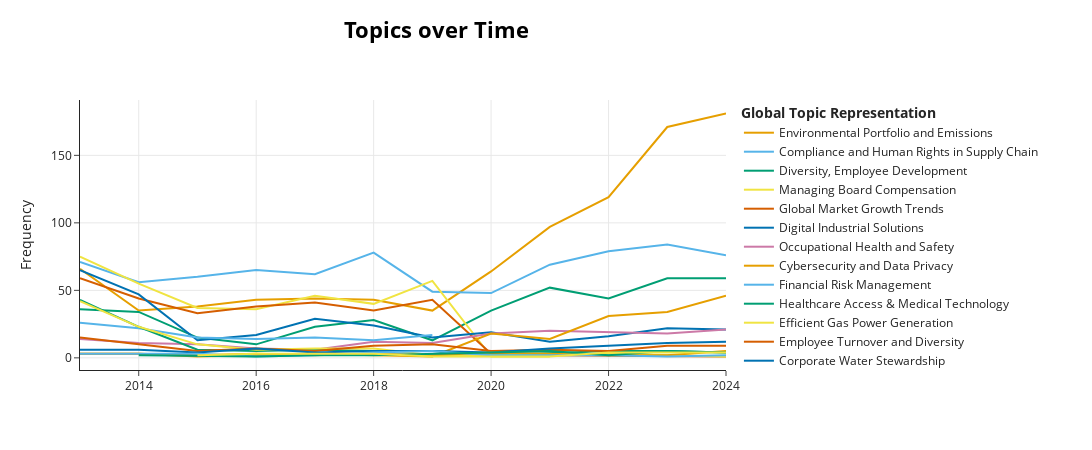

Here is the notebook cell this chart was saved with:
### Code cell
topics_over_time = topic_model.topics_over_time(flat_chunks, years)
#we set custom labels to True to use the labels we set before
topic_model.visualize_topics_over_time(topics_over_time, custom_labels=True, topics=meaningful_topics)

### Figure 1 — Plotly figure (JSON) as saved in the notebook; plotly's stock layout.template omitted (floating-point values rounded to 4 significant figures)
{"data": [{"hoverinfo": "text", "hovertext": ["<b>Topic 1</b><br>Words: environmental, sustainability, portfolio, emissions, siemens", "<b>Topic 1</b><br>Words: environmental, sustainability, portfolio, siemens, report", "<b>Topic 1</b><br>Words: environmental, portfolio, sustainability, emissions, carbon", "<b>Topic 1</b><br>Words: environmental, portfolio, sustainability, emissions, carbon", "<b>Topic 1</b><br>Words: environmental, portfolio, emissions, sustainability, gri", "<b>Topic 1</b><br>Words: environmental, portfolio, sustainability, emissions, carbon", "<b>Topic 1</b><br>Words: environmental, portfolio, emissions, sustainability, carbon", "<b>Topic 1</b><br>Words: sustainability, environmental, siemens, emissions, 2020", "<b>Topic 1</b><br>Words: sustainability, gri, wef, environmental, emissions", "<b>Topic 1</b><br>Words: gri, sustainability, wef, emissions, 2022", "<b>Topic 1</b><br>Words: gri, sustainability, wef, emissions, 30th", "<b>Topic 1</b><br>Words: sustainability, gri, emissions, wef, 2024"], "marker": {"color": "#E69F00"}, "mode": "lines", "name": "Environmental Portfolio and Emissions", "type": "scatter", "x": [2013, 2014, 2015, 2016, 2017, 2018, 2019, 2020, 2021, 2022, 2023, 2024], "y": [66, 35, 38, 43, 44, 43, 35, 64, 97, 119, 171, 181]}, {"hoverinfo": "text", "hovertext": ["<b>Topic 2</b><br>Words: compliance, risks, risk, business, conduct", "<b>Topic 2</b><br>Words: compliance, business, risks, risk, suppliers", "<b>Topic 2</b><br>Words: compliance, business, risks, risk, suppliers", "<b>Topic 2</b><br>Words: compliance, risk, risks, business, suppliers", "<b>Topic 2</b><br>Words: compliance, human, rights, risk, business", "<b>Topic 2</b><br>Words: compliance, human, rights, business, risk", "<b>Topic 2</b><br>Words: compliance, human, rights, business, risk", "<b>Topic 2</b><br>Words: compliance, human, rights, business, risk", "<b>Topic 2</b><br>Words: compliance, human, rights, risk, business", "<b>Topic 2</b><br>Words: compliance, human, rights, risk, business", "<b>Topic 2</b><br>Words: compliance, human, rights, risk, business", "<b>Topic 2</b><br>Words: human, compliance, rights, risk, suppliers"], "marker": {"color": "#56B4E9"}, "mode": "lines", "name": "Compliance and Human Rights in Supply Chain", "type": "scatter", "x": [2013, 2014, 2015, 2016, 2017, 2018, 2019, 2020, 2021, 2022, 2023, 2024], "y": [71, 56, 60, 65, 62, 78, 49, 48, 69, 79, 84, 76]}, {"hoverinfo": "text", "hovertext": ["<b>Topic 4</b><br>Words: diversity, programs, employees, learning, people", "<b>Topic 4</b><br>Words: culture, people, diversity, company, siemens", "<b>Topic 4</b><br>Words: people, diversity, employees, learning, programs", "<b>Topic 4</b><br>Words: diversity, people, employees, siemens, citizenship", "<b>Topic 4</b><br>Words: people, diversity, employees, education, siemens", "<b>Topic 4</b><br>Words: people, diversity, employees, siemens, learning", "<b>Topic 4</b><br>Words: people, diversity, learning, women, siemens", "<b>Topic 4</b><br>Words: diversity, people, employees, learning, siemens", "<b>Topic 4</b><br>Words: people, diversity, learning, siemens, women", "<b>Topic 4</b><br>Words: people, learning, diversity, siemens, women", "<b>Topic 4</b><br>Words: people, learning, diversity, siemens, programs", "<b>Topic 4</b><br>Words: people, learning, diversity, siemens, programs"], "marker": {"color": "#009E73"}, "mode": "lines", "name": "Diversity, Employee Development", "type": "scatter", "x": [2013, 2014, 2015, 2016, 2017, 2018, 2019, 2020, 2021, 2022, 2023, 2024], "y": [36, 34, 15, 10, 23, 28, 13, 35, 52, 44, 59, 59]}, {"hoverinfo": "text", "hovertext": ["<b>Topic 5</b><br>Words: compensation, benefit, board, managing, benefits", "<b>Topic 5</b><br>Words: compensation, board, managing, 000, benefit", "<b>Topic 5</b><br>Words: compensation, board, 2015, managing, benefits", "<b>Topic 5</b><br>Words: compensation, board, 2015, managing, 2016", "<b>Topic 5</b><br>Words: compensation, board, 2016, managing, 2017", "<b>Topic 5</b><br>Words: compensation, board, managing, pension, benefit", "<b>Topic 5</b><br>Words: compensation, board, managing, benefits, pension", "<b>Topic 5</b><br>Words: plans, defined, pension, benefit, contribution", "<b>Topic 5</b><br>Words: plans, defined, benefit, contributions, contribution"], "marker": {"color": "#F0E442"}, "mode": "lines", "name": "Managing Board Compensation", "type": "scatter", "x": [2013, 2014, 2015, 2016, 2017, 2018, 2019, 2020, 2021], "y": [75, 55, 37, 36, 46, 40, 57, 1, 1]}, {"hoverinfo": "text", "hovertext": ["<b>Topic 6</b><br>Words: growth, markets, fiscal, year, 2013", "<b>Topic 6</b><br>Words: growth, markets, year, market, 2014", "<b>Topic 6</b><br>Words: growth, markets, division, revenue, year", "<b>Topic 6</b><br>Words: growth, orders, division, markets, market", "<b>Topic 6</b><br>Words: growth, markets, revenue, market, year", "<b>Topic 6</b><br>Words: growth, orders, revenue, year, fiscal", "<b>Topic 6</b><br>Words: growth, revenue, orders, year, fiscal", "<b>Topic 6</b><br>Words: 2020, patents, fiscal, held, approximately", "<b>Topic 6</b><br>Words: billion, expenditure, patents, compared, 2021", "<b>Topic 6</b><br>Words: expenses, billion, 2023, capitalized, rated", "<b>Topic 6</b><br>Words: commonwealth, independent, states, growth, markets"], "marker": {"color": "#D55E00"}, "mode": "lines", "name": "Global Market Growth Trends", "type": "scatter", "x": [2013, 2014, 2015, 2016, 2017, 2018, 2019, 2020, 2021, 2023, 2024], "y": [59, 44, 33, 38, 41, 35, 43, 3, 2, 1, 1]}, {"hoverinfo": "text", "hovertext": ["<b>Topic 7</b><br>Words: production, solutions, industry, industrial, manufacturing", "<b>Topic 7</b><br>Words: software, solutions, production, customers, business", "<b>Topic 7</b><br>Words: solutions, division, products, digital, investments", "<b>Topic 7</b><br>Words: solutions, digital, services, systems, process", "<b>Topic 7</b><br>Words: digital, solutions, customers, production, mindsphere", "<b>Topic 7</b><br>Words: digital, solutions, customers, new, products", "<b>Topic 7</b><br>Words: digital, industries, investments, solutions, new", "<b>Topic 7</b><br>Words: customers, new, digitalization, digital, technology", "<b>Topic 7</b><br>Words: customers, digital, technology, business, sustainable", "<b>Topic 7</b><br>Words: digital, customers, sustainable, solutions, technology", "<b>Topic 7</b><br>Words: digital, customers, sustainable, siemens, solutions", "<b>Topic 7</b><br>Words: digital, customers, technology, sustainable, siemens"], "marker": {"color": "#0072B2"}, "mode": "lines", "name": "Digital Industrial Solutions", "type": "scatter", "x": [2013, 2014, 2015, 2016, 2017, 2018, 2019, 2020, 2021, 2022, 2023, 2024], "y": [65, 47, 13, 17, 29, 24, 15, 19, 12, 16, 22, 21]}, {"hoverinfo": "text", "hovertext": ["<b>Topic 9</b><br>Words: safety, health, occupational, work, employees", "<b>Topic 9</b><br>Words: safety, health, occupational, work, employees", "<b>Topic 9</b><br>Words: safety, health, occupational, contractors, work", "<b>Topic 9</b><br>Words: safety, fatalities, work, health, contractors", "<b>Topic 9</b><br>Words: safety, health, contractors, work, employees", "<b>Topic 9</b><br>Words: safety, health, work, occupational, contractors", "<b>Topic 9</b><br>Words: safety, health, work, occupational, employees", "<b>Topic 9</b><br>Words: health, safety, occupational, employees, work", "<b>Topic 9</b><br>Words: safety, health, work, healthy, occupational", "<b>Topic 9</b><br>Words: health, safety, work, occupational, healthy", "<b>Topic 9</b><br>Words: safety, health, work, occupational, healthy", "<b>Topic 9</b><br>Words: safety, health, work, occupational, employees"], "marker": {"color": "#CC79A7"}, "mode": "lines", "name": "Occupational Health and Safety", "type": "scatter", "x": [2013, 2014, 2015, 2016, 2017, 2018, 2019, 2020, 2021, 2022, 2023, 2024], "y": [14, 11, 10, 7, 6, 12, 11, 18, 20, 19, 18, 21]}, {"hoverinfo": "text", "hovertext": ["<b>Topic 10</b><br>Words: data, privacy, compliance, security, cybersecurity", "<b>Topic 10</b><br>Words: data, security, cybersecurity, compliance, protection", "<b>Topic 10</b><br>Words: security, systems, data, espionage, crime", "<b>Topic 10</b><br>Words: security, cyber, data, cybersecurity, systems", "<b>Topic 10</b><br>Words: security, data, threats, cyber, attacks", "<b>Topic 10</b><br>Words: security, cyber, data, threats, cybersecurity", "<b>Topic 10</b><br>Words: cybersecurity, data, security, protection, privacy", "<b>Topic 10</b><br>Words: cybersecurity, data, security, privacy, protection", "<b>Topic 10</b><br>Words: cybersecurity, data, security, privacy, protection", "<b>Topic 10</b><br>Words: data, cybersecurity, privacy, security, protection", "<b>Topic 10</b><br>Words: cybersecurity, data, ai, privacy, security"], "marker": {"color": "#E69F00"}, "mode": "lines", "name": "Cybersecurity and Data Privacy", "type": "scatter", "x": [2013, 2014, 2015, 2017, 2018, 2019, 2020, 2021, 2022, 2023, 2024], "y": [3, 3, 1, 3, 2, 1, 18, 14, 31, 34, 46]}, {"hoverinfo": "text", "hovertext": ["<b>Topic 11</b><br>Words: rate, currency, foreign, financial, fair", "<b>Topic 11</b><br>Words: currency, rate, foreign, financial, fair", "<b>Topic 11</b><br>Words: rate, currency, financial, fair, foreign", "<b>Topic 11</b><br>Words: rate, currency, financial, fair, foreign", "<b>Topic 11</b><br>Words: rate, currency, financial, fair, foreign", "<b>Topic 11</b><br>Words: rate, currency, foreign, financial, fair", "<b>Topic 11</b><br>Words: rate, currency, financial, foreign, fair"], "marker": {"color": "#56B4E9"}, "mode": "lines", "name": "Financial Risk Management", "type": "scatter", "x": [2013, 2014, 2015, 2016, 2017, 2018, 2019], "y": [26, 22, 15, 14, 15, 13, 17]}, {"hoverinfo": "text", "hovertext": ["<b>Topic 14</b><br>Words: healthcare, medical, medanta, patients, trehan", "<b>Topic 14</b><br>Words: healthcare, medical, hospital, rush, diagnostics", "<b>Topic 14</b><br>Words: healthcare, imaging, growth, medical, clinical", "<b>Topic 14</b><br>Words: healthcare, growth, diagnostics, imaging, medical", "<b>Topic 14</b><br>Words: healthcare, healthineers, diagnostics, services, medical", "<b>Topic 14</b><br>Words: healthcare, healthineers, markets, providers, medical", "<b>Topic 14</b><br>Words: healthcare, healthineers, care, markets, systems", "<b>Topic 14</b><br>Words: clinic, medical, clinics, baiji, local", "<b>Topic 14</b><br>Words: healthcare, medical, customers, technology, digital", "<b>Topic 14</b><br>Words: care, healthineers, medical, healthcare, cancer", "<b>Topic 14</b><br>Words: healthcare, healthineers, medical, care, technology"], "marker": {"color": "#009E73"}, "mode": "lines", "name": "Healthcare Access & Medical Technology", "type": "scatter", "x": [2013, 2014, 2015, 2016, 2017, 2018, 2019, 2020, 2022, 2023, 2024], "y": [43, 23, 6, 5, 6, 5, 5, 2, 5, 5, 4]}, {"hoverinfo": "text", "hovertext": ["<b>Topic 15</b><br>Words: power, gas, energy, kirishi, plant", "<b>Topic 15</b><br>Words: power, energy, gas, division, turbines", "<b>Topic 15</b><br>Words: power, energy, gas, division, consumption", "<b>Topic 15</b><br>Words: power, division, energy, gas, solutions", "<b>Topic 15</b><br>Words: power, gas, energy, division, generation", "<b>Topic 15</b><br>Words: power, gas, division, energy, generation", "<b>Topic 15</b><br>Words: power, gas, oil, energy, generation", "<b>Topic 15</b><br>Words: consumption, energy, fiscal, gas, 20204", "<b>Topic 15</b><br>Words: consumption, gigajoules, energy, decreased, consumed", "<b>Topic 15</b><br>Words: fy, energy, 2022, consumption, 2021", "<b>Topic 15</b><br>Words: 130a, 302, sasb, rt, ee", "<b>Topic 15</b><br>Words: energy, consumption, fy, 2024, gigajoules"], "marker": {"color": "#F0E442"}, "mode": "lines", "name": "Efficient Gas Power Generation", "type": "scatter", "x": [2013, 2014, 2015, 2016, 2017, 2018, 2019, 2020, 2021, 2022, 2023, 2024], "y": [42, 23, 10, 6, 7, 7, 2, 2, 2, 3, 2, 1]}, {"hoverinfo": "text", "hovertext": ["<b>Topic 16</b><br>Words: employees, turnover, exits, involuntary, percentage", "<b>Topic 16</b><br>Words: employees, turnover, percentage, thousands, page", "<b>Topic 16</b><br>Words: 41, employees, 27, africa, asia", "<b>Topic 16</b><br>Words: percentage, employees, 26, commonwealth, africa", "<b>Topic 16</b><br>Words: 26, commonwealth, percentage, africa, asia", "<b>Topic 16</b><br>Words: employees, percentage, asia, australia, 26", "<b>Topic 16</b><br>Words: employees, percentage, asia, australia, commonwealth", "<b>Topic 16</b><br>Words: employees, commonwealth, asia, africa, australia", "<b>Topic 16</b><br>Words: employees, commonwealth, asia, percentage, exits", "<b>Topic 16</b><br>Words: commonwealth, independent, age, employees, percentage", "<b>Topic 16</b><br>Words: turnover, employees, involuntary, employee, voluntary", "<b>Topic 16</b><br>Words: turnover, employees, involuntary, employee, voluntary"], "marker": {"color": "#D55E00"}, "mode": "lines", "name": "Employee Turnover and Diversity", "type": "scatter", "x": [2013, 2014, 2015, 2016, 2017, 2018, 2019, 2020, 2021, 2022, 2023, 2024], "y": [15, 10, 5, 7, 5, 9, 10, 5, 6, 5, 9, 9]}, {"hoverinfo": "text", "hovertext": ["<b>Topic 17</b><br>Words: water, www, wastewater, website, mandate", "<b>Topic 17</b><br>Words: water, wastewater, mandate, www, forward", "<b>Topic 17</b><br>Words: water, hubs, safe, drinking, wastewater", "<b>Topic 17</b><br>Words: water, use, drinking, safe, cubic", "<b>Topic 17</b><br>Words: water, safe, use, drinking, wastewater", "<b>Topic 17</b><br>Words: water, drinking, use, safe, stress", "<b>Topic 17</b><br>Words: water, wastewater, cooling, drinking, stiftung", "<b>Topic 17</b><br>Words: water, supply, drinking, risks, consumption", "<b>Topic 17</b><br>Words: water, 2021, locations, kiosk, mandate", "<b>Topic 17</b><br>Words: water, locations, drinking, use, 2022", "<b>Topic 17</b><br>Words: water, drinking, sites, use, local", "<b>Topic 17</b><br>Words: water, drinking, local, sites, 2024"], "marker": {"color": "#0072B2"}, "mode": "lines", "name": "Corporate Water Stewardship", "type": "scatter", "x": [2013, 2014, 2015, 2016, 2017, 2018, 2019, 2020, 2021, 2022, 2023, 2024], "y": [6, 6, 4, 7, 4, 5, 5, 4, 7, 9, 11, 12]}, {"hoverinfo": "text", "hovertext": ["<b>Topic 18</b><br>Words: vienna, city, häupl, michael, transportation"], "marker": {"color": "#CC79A7"}, "mode": "lines", "name": "Smart Urban Infrastructure in Vienna", "type": "scatter", "x": [2013], "y": [40]}, {"hoverinfo": "text", "hovertext": ["<b>Topic 20</b><br>Words: ozone, organic, r11, depleting, metric", "<b>Topic 20</b><br>Words: ozone, emissions, organic, compounds, r11", "<b>Topic 20</b><br>Words: ozone, compounds, organic, surface, r11", "<b>Topic 20</b><br>Words: waste, ozone, hazardous, r11, organic", "<b>Topic 20</b><br>Words: waste, ozone, r11, hazardous, compounds", "<b>Topic 20</b><br>Words: waste, ozone, r11, compounds, organic", "<b>Topic 20</b><br>Words: r11, nitrogen, oxides, ods, figure", "<b>Topic 20</b><br>Words: ozone, r11, tons, emissions, metric", "<b>Topic 20</b><br>Words: ozone, r11, substances, compounds, emissions", "<b>Topic 20</b><br>Words: nitrogen, oxides, ozone, combustion, metric", "<b>Topic 20</b><br>Words: fy, ozone, metric, tons, 2023", "<b>Topic 20</b><br>Words: ozone, ods, metric, tons, r11"], "marker": {"color": "#E69F00"}, "mode": "lines", "name": "Atmospheric Pollutant Emissions", "type": "scatter", "x": [2013, 2014, 2015, 2016, 2017, 2018, 2019, 2020, 2021, 2022, 2023, 2024], "y": [3, 3, 2, 3, 2, 3, 2, 4, 3, 2, 2, 5]}, {"hoverinfo": "text", "hovertext": ["<b>Topic 21</b><br>Words: waste, storage, final, hanau, radioactive", "<b>Topic 21</b><br>Words: waste, storage, final, radioactive, hazardous", "<b>Topic 21</b><br>Words: waste, storage, final, hanau, facility", "<b>Topic 21</b><br>Words: waste, final, storage, hanau, facility", "<b>Topic 21</b><br>Words: waste, storage, final, hanau, facility", "<b>Topic 21</b><br>Words: waste, storage, final, hanau, facility", "<b>Topic 21</b><br>Words: waste, final, storage, facility, hanau", "<b>Topic 21</b><br>Words: waste, hazardous, construction, non, type", "<b>Topic 21</b><br>Words: waste, hazardous, shs, distinguish, demolition", "<b>Topic 21</b><br>Words: waste, hazardous, landfill, construction, demolition", "<b>Topic 21</b><br>Words: waste, hazardous, construction, volume, thermal", "<b>Topic 21</b><br>Words: waste, hazardous, construction, demolition, recycling"], "marker": {"color": "#56B4E9"}, "mode": "lines", "name": "Nuclear Waste Management", "type": "scatter", "x": [2013, 2014, 2015, 2016, 2017, 2018, 2019, 2020, 2021, 2022, 2023, 2024], "y": [3, 3, 3, 1, 2, 4, 5, 2, 2, 2, 1, 2]}, {"hoverinfo": "text", "hovertext": ["<b>Topic 22</b><br>Words: score, choice, customer, survey, satisfac", "<b>Topic 22</b><br>Words: satisfaction, customer, score, customers, colleague", "<b>Topic 22</b><br>Words: customer, score, sales, key, customers", "<b>Topic 22</b><br>Words: score, customer, customers, key, sales", "<b>Topic 22</b><br>Words: customer, score, customers, key, approach", "<b>Topic 22</b><br>Words: key, customer, vertical, score, customers", "<b>Topic 22</b><br>Words: customer, score, customers, challenges, satisfaction", "<b>Topic 22</b><br>Words: customers, customer, score, key, approach", "<b>Topic 22</b><br>Words: score, customer, key, customers, satisfaction"], "marker": {"color": "#009E73"}, "mode": "lines", "name": "Customer Satisfaction and Key Account Management", "type": "scatter", "x": [2014, 2016, 2017, 2018, 2020, 2021, 2022, 2023, 2024], "y": [2, 1, 2, 2, 4, 5, 2, 5, 4]}, {"hoverinfo": "text", "hovertext": ["<b>Topic 23</b><br>Words: comparison, solution, reference, installed, direct", "<b>Topic 23</b><br>Words: comparison, solution, installed, reference, direct", "<b>Topic 23</b><br>Words: comparison, solution, installed, reference, refers", "<b>Topic 23</b><br>Words: comparison, solution, installed, reference, direct", "<b>Topic 23</b><br>Words: comparison, emission, dioxide, solution, installed", "<b>Topic 23</b><br>Words: comparison, emission, installed, dioxide, reference", "<b>Topic 23</b><br>Words: comparison, refers, solution, offering, situation", "<b>Topic 23</b><br>Words: comparison, refers, solution, offering, situation", "<b>Topic 23</b><br>Words: comparison, counterfactual, refers, solution, offering"], "marker": {"color": "#F0E442"}, "mode": "lines", "name": "Baseline Methods for Emissions Reduction", "type": "scatter", "x": [2015, 2016, 2017, 2018, 2019, 2021, 2022, 2023, 2024], "y": [2, 3, 3, 3, 1, 1, 4, 4, 4]}], "layout": {"height": 450, "hoverlabel": {"bgcolor": "white", "font": {"family": "Rockwell", "size": 16}}, "legend": {"title": {"text": "<b>Global Topic Representation"}}, "title": {"font": {"color": "Black", "size": 22}, "text": "<b>Topics over Time</b>", "x": 0.4, "xanchor": "center", "y": 0.95, "yanchor": "top"}, "width": 1250, "xaxis": {"showgrid": true}, "yaxis": {"showgrid": true, "title": {"text": "Frequency"}}}}
